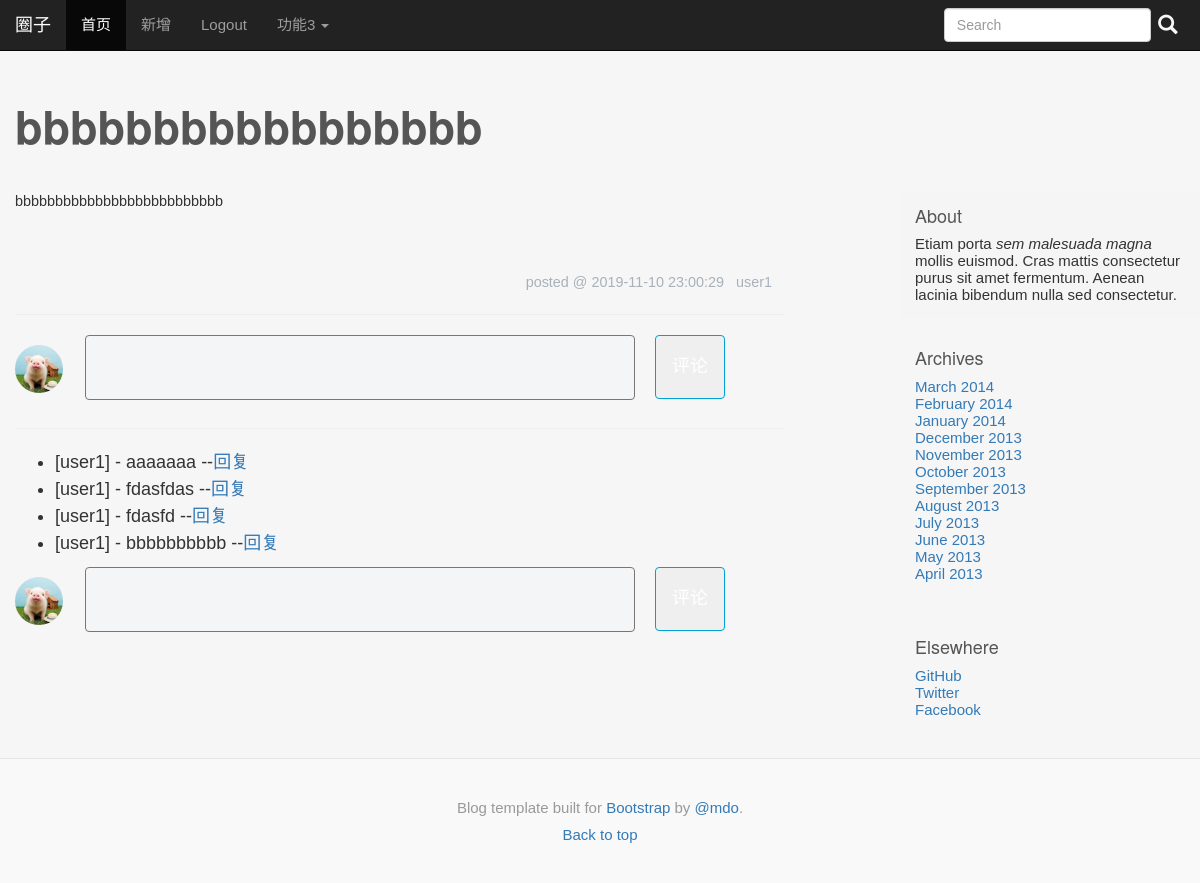
The app's page /article/2 with its own data.
### tables this page shows
CREATE TABLE post (
  id INTEGER PRIMARY KEY AUTOINCREMENT,
  author_id INTEGER NOT NULL,
  created TIMESTAMP NOT NULL DEFAULT (datetime(CURRENT_TIMESTAMP,'localtime')),
  title TEXT NOT NULL,
  body TEXT NOT NULL,
  FOREIGN KEY (author_id) REFERENCES user (id)
);

CREATE TABLE user (
  id INTEGER PRIMARY KEY AUTOINCREMENT,
  username TEXT UNIQUE NOT NULL,
  password TEXT NOT NULL
);

CREATE TABLE comment (
  authorid INTEGER NOT NULL,
  postid INTEGER NOT NULL,
  userid INTEGER NOT NULL,
  ctext TEXT NOT NULL,
  ctime TIMESTAMP NOT NULL DEFAULT (datetime(CURRENT_TIMESTAMP,'localtime')),
  enable_dis BOOLEAN NOT NULL,
  reply_targetid INTEGER,
  FOREIGN KEY (userid) REFERENCES user (id),
  FOREIGN KEY (reply_targetid) REFERENCES user (id),
  FOREIGN KEY (authorid) REFERENCES post (author_id),
  FOREIGN KEY (postid) REFERENCES post (id) ON DELETE CASCADE
);

### myapp/blog.py (the view, shortened to what this page needs)
@bp.route('/article/<int:id>',methods=('GET','POST'))
def article(id):
    post = get_post(id,check_author=False)
    db=get_db()
    comments = db.execute(
        'SELECT authorid,postid,userid,ctext,ctime,enable_dis,reply_targetid,u.username '
        ' FROM comment c JOIN user u ON c.authorid = ? and c.postid=?'
        ' WHERE u.id=c.authorid',
        (post['author_id'],post['id'])
    ).fetchall()
    return render_template('blog/article.html',post=post,comments=comments)

### myapp/auth.py (called while the page is built)
@bp.before_app_request
def load_logged_in_user():
	user_id = session.get('user_id')
	if user_id is None:
		g.user = None
	else:
		g.user = get_db().execute(
			'SELECT * FROM user WHERE id=?',(user_id,)
		).fetchone()

### myapp/blog.py (called while the page is built)
def get_post(id,check_author=True):
    db = get_db()
    post = db.execute(
        'SELECT p.id,title,body,created, author_id, username'
        ' FROM post p JOIN user u ON p.author_id = u.id'
        ' WHERE p.id=?' ,
        (id,)
    ).fetchone()
    if not post:
        abort(404,"Post None")
    if check_author and post['author_id']!=g.user['id']:
        abort(403)
    return post

### myapp/db.py (called while the page is built)
def get_db():
	if not 'db' in g:
		g.db = sqlite3.connect(
			os.path.join(current_app.instance_path,'myapp.sqlite'),
			detect_types=sqlite3.PARSE_DECLTYPES
		)
		g.db.row_factory = sqlite3.Row
	return g.db

### myapp/templates/blog/article.html (shortened to what this page needs)
{% extends 'base.html' %}
{% block mycss %}
<link href="{{url_for('static',filename='blog_article.css')  }}" rel="stylesheet" >
{% endblock %}
{% block blog_title %}{{ post["title"] }}{% endblock %}
{% block blog_text %}
<div class="blog-post">
    {{post['body']|safe}}
</div>
<div class="blog-article-bottom">
    <span>posted @ {{post['created']}} &nbsp; {{post['username']}}</span>
</div>
<hr>
<div class="comments">
    <form method="POST">
        <div class="comment-send ">
            <div class="comment-avatar">
                <img src="{{url_for('static',filename='pic/avatar.png')  }}" alt="testz">
            </div>
                <div class="comment-box">
                    <textarea name="comment_msg" cols="80" rows="5"></textarea>
                </div>
                <button class="comment-submit">评论</button>
        </div>
    </form>
    <hr>
    <div class="comment-list">
        <ul>
            {%for comment in comments%}
            <li>
                [{{comment['username']}}] - {{comment['ctext']}}
                --<a href="{{url_for('blog.reply',postid=post['id'],userid=comment['userid'])}}">回复</a>
            </li>
            {%endfor%}
        </ul>
        <form method="POST">
            <div class="comment-send ">
                <div class="comment-avatar">
                    <img src="{{url_for('static',filename='pic/avatar.png')  }}" alt="testz">
                </div>
                    <div class="comment-box">
                        <textarea name="comment_msg" cols="80" rows="5"></textarea>
                    </div>
                    <button class="comment-submit">评论</button>
            </div>
        </form>
    </div>
</div>
{%endblock%}

### myapp/static/base.css (style rules this page uses)
body { font-family: "Microsoft YaHei", Arial, Helvetica, sans-serif; font-style:normal; background-color: #f6f6f6; font-variant-ligatures: normal; font-variant-caps: normal; font-variant-numeric: normal; font-variant-east-asian: normal; font-weight: normal; font-stretch: normal; font: 15px "Microsoft YaHei", Arial, Helvetica, sans-serif; }
.blog-post { margin-bottom: 60px; }

### myapp/static/blog_article.css (style rules this page uses)
.blog-post { font-size: 0.8em; }
.blog-article-bottom { font-size: 0.8em; width: 100%; text-align: right; padding-right: 5px; margin-top: 5px; color: #a8b1ba; }
.comment-send { display: flex; justify-content: flex-start; }
.comment-avatar { margin-right:20px; position:relative; width:50px; }
.comment-avatar img { width:48px; height:48px; border-radius: 50%; position: absolute; top:10px; }
.comment-box { width: 80%; max-width: 550px; margin-right:20px; }
.comment-box textarea { font-size:12px; background-color: #f4f5f7; overflow: auto; border-radius: 4px; color:#555; color: 100% !important; height:65px; width: 100%; padding:5px 10px; line-height: normal; resize:none; }
.comment-submit { width:70px; height:64px; top:0; padding:4px 15px; color:#fff; border-radius: 4px; text-align: center; vertical-align: top; border:1px solid #00a1d6; user-select:none; }

### records on screen
post: title "bbbbbbbbbbbbbbbbb", body "bbbbbbbbbbbbbbbbbbbbbbbbbb", created "2019-11-10 23:00:29"
user: username "user1"
comment: username "user1", ctext "aaaaaaa"
comment: username "user1", ctext "fdasfdas"
comment: username "user1", ctext "fdasfd"
comment: username "user1", ctext "bbbbbbbbbb"
